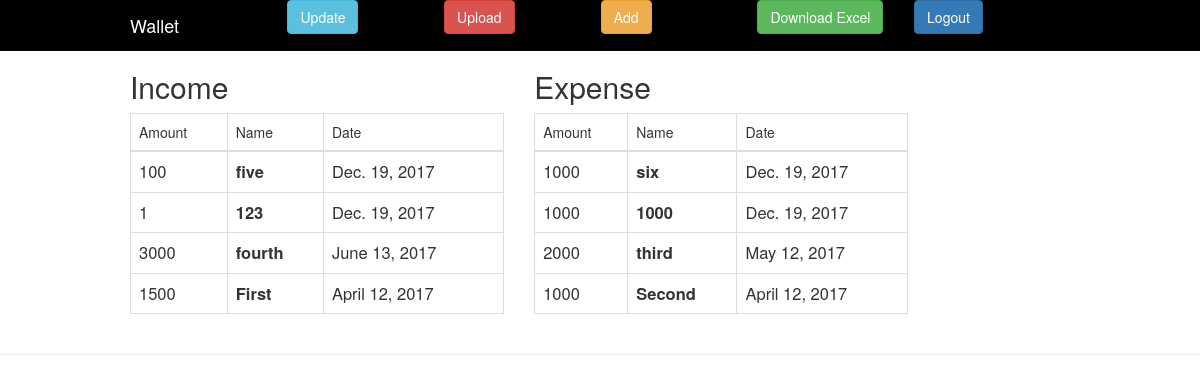
The app's page /app/ (signed in) with its own data.
### app/models.py (models this page shows, shortened)
class Info(models.Model):
	ttype = models.CharField("Type",choices=transtype,db_index=True,max_length=16,default='expense') #transaction type
	name = models.CharField("Name",db_index=True,max_length=32,blank=False)
	date = models.DateField("Date",db_index=True,default=datetime.now,blank=True,null=True)
	amount = models.IntegerField("Amount",default=0,null=False)
	lastedited = models.DateTimeField("Last editing Date",default=datetime.now, blank=False,null=True)
	addeddate = models.DateTimeField("Date Added on",default=datetime.now, blank=False,null=True)
	comments = models.CharField("Other",max_length=128,default="",blank=True,null=True)
	class Meta:
		unique_together = ('name', 'date','amount') ##add meal

### app/views.py (the view)
def index(request):
	if request.user.is_superuser:
		context_dict = {}
		a = Total.objects.get(name="A")
		inc = Info.objects.filter(ttype="income").order_by('-date')
		exp = Info.objects.filter(ttype="expense").order_by('-date')
		context_dict["inc"] = inc
		context_dict["exp"] = exp
		return render(request, 'app/index.html', context_dict)
	else :
		return HttpResponseRedirect("/app/login/")

### app/templates/app/index.html
{% extends 'app/base.html' %}
{% load static %}
{% load staticfiles %}
{% block body1 %}
<link rel="stylesheet" href="//code.jquery.com/ui/1.11.2/themes/smoothness/jquery-ui.css">
<div class="container" >
  <div class="row">
    <div class="col-sm-5">
      <h2>Income</h2>
       <table class="table table-bordered table-hover">
       <thead>
       <tr><td>Amount</td>
       	<td>Name</td>
       	<td>Date</td></tr>
      </thead>
     <tbody>
      {% for i in inc %}
      <tr>
      <td>{{ i.amount}}</td>
      <td><strong >{{ i.name }}</strong></td>
      <td>{{i.date}}</td>
      </tr>
      {% endfor %}
    </tbody>
  </table>
    </div>
    <div class="col-sm-5">
      <h2>Expense</h2>
       <table class="table table-bordered table-hover">
       <thead>
       <tr><td>Amount</td>
       	<td>Name</td>
       	<td>Date</td></tr>
      </thead>
     <tbody>
      {% for i in exp %}
      <tr>
      <td>{{ i.amount}}</td>
      <td><strong >{{ i.name }}</strong></td>
      <td>{{i.date}}</td>
      </tr>
      {% endfor %}
    </tbody>
  </table>
    </div>
 </div>
 </div>
{% endblock %}

### app/templates/app/base.html (shortened to what this page needs)
<!DOCTYPE html>
{% load static %}
{% load staticfiles %}
<html lang="en">
  <head>
    <link href="{% static 'css/bootstrap.css' %}" rel="stylesheet" type="text/css">
    <link href="{% static 'css/jumbotron.css' %}" rel="stylesheet" type="text/css">
    </head>
  <body>
     <nav class="navbar navbar-inverse navbar-fixed-top">
      <div class="container">
        <div class="navbar-header">
          <a class="navbar-brand" href="/app/">Wallet</a>
        </div>
        <div id="navbar" class="navbar-collapse collapse">
        <a href="/app/update/" class="col-lg-2"> <button type="submit" class="btn btn-md btn-info " >Update</button> </a>
 <a href="/app/upload/" class="col-lg-2"> <button type="submit" class="btn btn-md btn-danger " >Upload</button> </a>
 <a href="/app/add/" class="col-lg-2"> <button type="submit" class="btn btn-md btn-warning "  >Add</button> </a>
 <a href="/app/download/" class="col-lg-2"> <button type="submit" class="btn btn-md btn-success "  >Download Excel</button> </a>
{% if request.user.is_superuser %}
 <a href="/app/logout/" class="col-lg-2"> <button type="submit" class="btn btn-md btn-primary "  >Logout</button> </a>
 {% else %}
 <a href="/app/login/" class="col-lg-2"> <button type="submit" class="btn btn-md btn-primary "  >Login</button> </a>
{% endif %}
        </div>
      </div>
    </nav>
    {% block body1 %} {% endblock %}
      <hr>
  </body>
</html>

### app/static/css/jumbotron.css (style rules this page uses)
body { padding-top: 50px; padding-bottom: 20px; }

### records on screen
Info: amount "100", name "five", date "Dec. 19, 2017"
Info: amount "1", name "123", date "Dec. 19, 2017"
Info: amount "3000", name "fourth", date "June 13, 2017"
Info: amount "1500", name "First", date "April 12, 2017"
Info: amount "1000", name "six", date "Dec. 19, 2017"
Info: amount "1000", name "1000", date "Dec. 19, 2017"
Info: amount "2000", name "third", date "May 12, 2017"
Info: amount "1000", name "Second", date "April 12, 2017"
